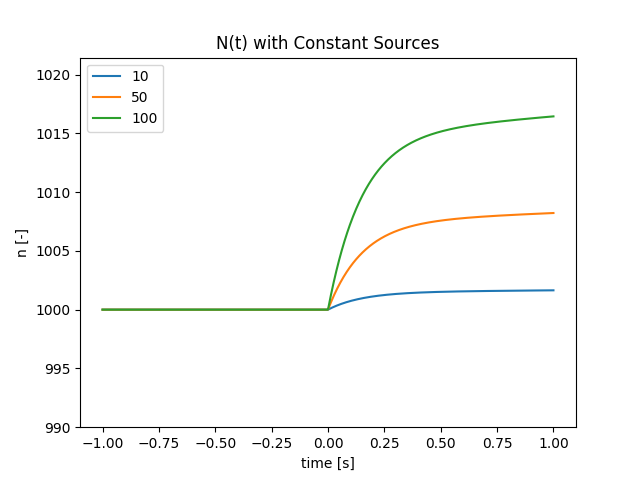

Recreate this plot in Python.
import matplotlib.pyplot as plt
from scipy.optimize import minimize_scalar
import numpy as np
import math

beta = 0.00649
lam = 0.1
l = 0.001
n0 = 1000
n1 = 2000
dn = n1 - n0

def neutron_pop(t, q):
    """
    """
    
    if t < 0:
        return 0

    t1 = l*q / (beta + lam*l)
    t2 = (beta / (beta + lam*l)) * (1 - math.exp(-(lam + beta/l)*t))
    
    n = t1*(lam*t + t2)

    return n

def func(t, q):
    """
    """

    n = neutron_pop(t, q)

    return (n - dn)**2

def find_t(q):
    """
    """
    res = minimize_scalar(func, bounds=(0, 1e6), args=(q),
                          method='Bounded', options={'xatol': 1e-10})
    
    return res.x

def plot(qs):
    """
    """
    
    times = np.linspace(-1,1, 1000)
    fig = plt.figure()
    
    time_to_n1 = []

    for q in qs:
        print(q, find_t(q))
        time_to_n1.append(find_t(q))
        n = []
        for t in times:
            n.append(n0 + neutron_pop(t, q))
        plt.plot(times, n, label=q)
     
    plt.title('N(t) with Constant Sources')

    plt.ylim(990, max(n)+5)
    plt.legend()
    plt.xlabel('time [s]')
    plt.ylabel('n [-]')
    plt.savefig('pr1.png')

#    plt.show()
    
    fig = plt.figure()
    plt.scatter(qs, time_to_n1)
    plt.show()

#plot([10, 50, 100, 500, 1000, 10000])
plot([10, 50, 100])
